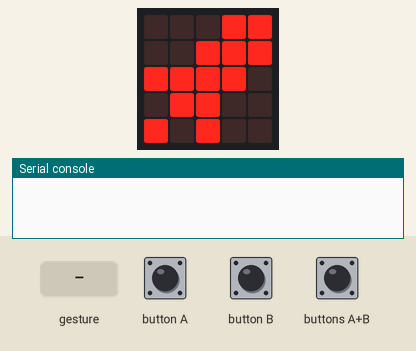
This program was run on a simulated BBC micro:bit running MicroPython. Shown: the board's 5×5 LED display, the last lines printed to the serial console. Inputs (shaded band) come from the test bench. Dim RGB values are drawn brighter than linear; a tilt is held for 1.5 s and a shake lasts 1 s, then the board lies face up again.

Above: at 1.2 s.
1.3 s: gesture 'shake'
At 2.4 s:
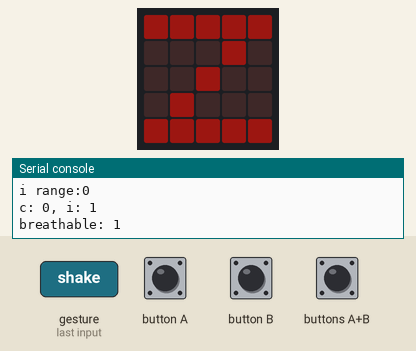
At 10.1 s:
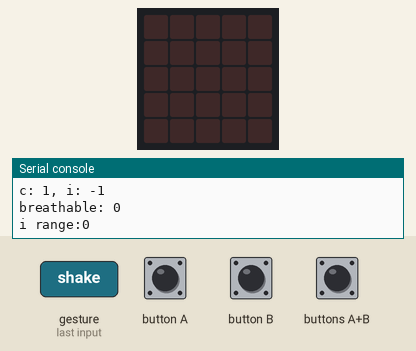
Timing chart, 0 to 10.3 s (numbered marks = the images above; inputs shaded):
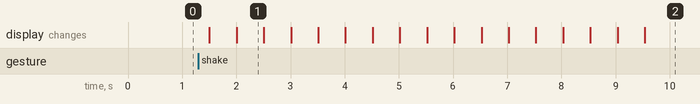

The program:

symbolMenu.py
```python
from Images import *
from Utils import *
import music

menu_symbols = [MISSILE, BUNNY, GHOST, SPACE_INVADER_1, SPACE_INVADER_2, TEAR, CROSS]

for symbol in menu_symbols:
    brighten_img(symbol, 8, symbol)

menu_counter = 0
sleep_mode = 0

while True:
    if sleep_mode:
        if accelerometer.was_gesture('shake'):
            sleep_mode = 0
        else:
            breathe_img(ZED, 1, 0.5)
    else:
        current_img = menu_symbols[menu_counter]
        display.show(to_displayable_img(current_img))
        if button_a.is_pressed() and button_b.is_pressed():
            music.play('e')
            time.sleep(0.2)
        if button_a.is_pressed():
            if menu_counter == 0:
                menu_counter = len(menu_symbols) - 1
            else:
                menu_counter -= 1
            time.sleep(0.2)
        if button_b.is_pressed():
            if menu_counter == len(menu_symbols) - 1:
                menu_counter = 0
            else:
                menu_counter += 1
            time.sleep(0.2)
        if accelerometer.was_gesture('shake'):
            sleep_mode = 1
```

Utils.py
```python
from microbit import *
from Images import IMG_TEMPLATE
import time
import gc

def to_displayable_img(img):
    parsed_img = ''
    for i in range (5):
        line = ''
        for j in range(5):
            line += str(img[i][j])
        if i < 4:
            line += ':'
        parsed_img += line
    return Image(parsed_img)


def shallow_copy_array(array):
    return [row[:] for row in array]

def brighten_img(img, amount, mask = None):
    if mask == None:
        mask = img
    for i in range(5):
        for j in range (5):
            if mask[i][j] != 0:
                img[i][j] += amount

def breathe_img(img, count, breath_length, breath_interval = None):
    if breath_interval == None:
        breath_interval = 0
    for i in range(count):
        print('i range:' + str(i))
        breathable = [[0,0,0,0,0], [0,0,0,0,0], [0,0,0,0,0], [0,0,0,0,0], [0,0,0,0,0]]
        counter = 0
        increment = 1
        display.show(to_displayable_img(breathable))
        time.sleep(breath_length)
        for j in range(16):
            brighten_img(breathable, increment, img)
            print('c: ' + str(counter) + ', i: ' + str(increment))
            print('breathable: ' + str(breathable[0][0]))
            display.show(to_displayable_img(breathable))
            counter += increment
            if counter > 7:
                increment = -1
            if counter < 0:
                increment = 1
            time.sleep(breath_length)
        time.sleep(breath_interval)
```

Source omitted: Images.py (data table, 1455 bytes)

Measured:
- after the input at 1.3 s, the display: first changes after 0.20 s (image 1 shows a later state)
- what the display in image 1 shows lasts 0.5 s, from 2.0 s to 2.5 s
